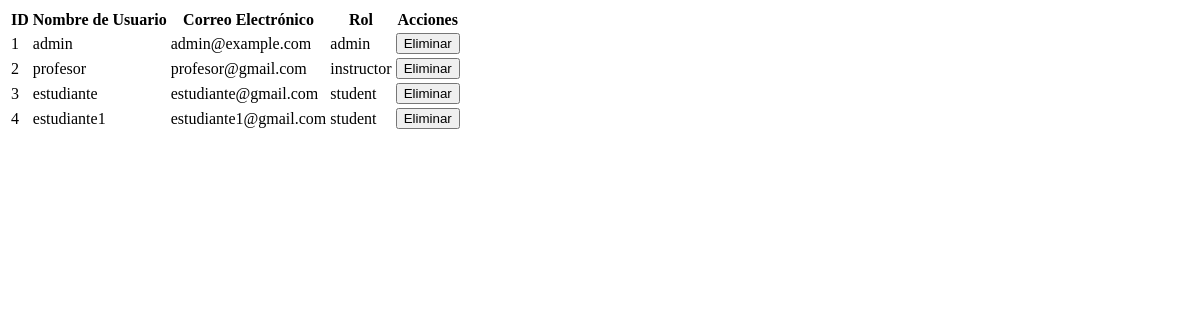
The app's page /admin/view_users (signed in), older data.
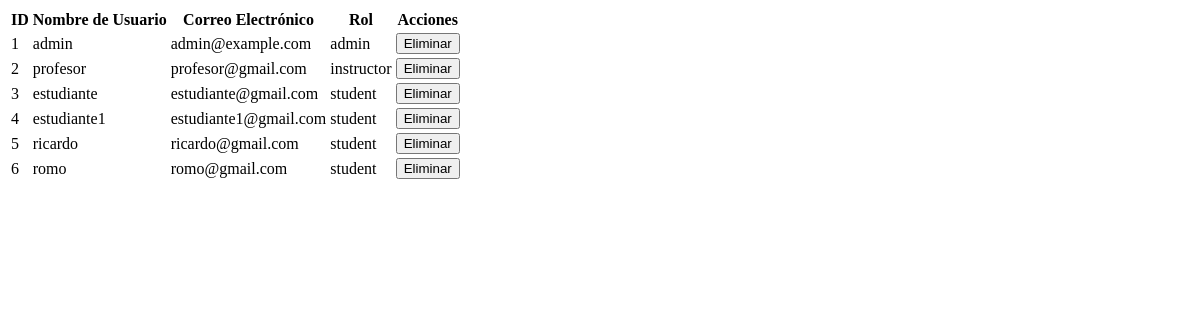
The same page, newer data.
### models.py (models this page shows, shortened)
class User(UserMixin, db.Model):
    __tablename__ = 'users'
    id = db.Column(db.Integer, primary_key=True)
    username = db.Column(db.String(150), unique=True, nullable=False)
    email = db.Column(db.String(150), unique=True, nullable=False)
    password = db.Column(db.String(150), nullable=False)
    role_id = db.Column(db.Integer, db.ForeignKey('roles.id'), nullable=False)
    role = db.relationship('Role')
    courses = db.relationship('Course', backref='instructor', cascade='all, delete-orphan')  # Cursos que enseña
    enrollments = db.relationship('CourseEnrollment', backref='student', cascade='all, delete-orphan')  # Inscripciones
    responses = db.relationship('StudentResponse', backref='student', cascade='all, delete-orphan')  # Respuestas

class Role(db.Model):
    __tablename__ = 'roles'
    id = db.Column(db.Integer, primary_key=True)
    name = db.Column(db.String(50), unique=True, nullable=False)

### app.py (the view)
@app.route('/admin/view_users', methods=['GET', 'POST'])
@login_required
@role_required('admin')
def view_users():
    users = User.query.all()
    form = DeleteUserForm()  # Formulario con CSRF
    return render_template('admin/view_users.html', users=users, form=form)

### app.py (called while the page is built)
@login_manager.user_loader
def load_user(user_id):
    return User.query.get(int(user_id))

def role_required(role):
    def decorator(f):
        @wraps(f)
        def decorated_function(*args, **kwargs):
            if not current_user.is_authenticated or current_user.role.name != role:
                abort(403)
            return f(*args, **kwargs)
        return decorated_function
    return decorator

### app/templates/admin/view_users.html
<table class="users-table">
    <thead>
        <tr>
            <th>ID</th>
            <th>Nombre de Usuario</th>
            <th>Correo Electrónico</th>
            <th>Rol</th>
            <th>Acciones</th>
        </tr>
    </thead>
    <tbody>
        {% for user in users %}
        <tr>
            <td>{{ user.id }}</td>
            <td>{{ user.username }}</td>
            <td>{{ user.email }}</td>
            <td>{{ user.role.name }}</td>
            <td>
                <form method="POST" action="{{ url_for('delete_user', user_id=user.id) }}" style="display:inline;">
                    <button type="submit" class="btn btn-danger">Eliminar</button>
                </form>
            </td>
        </tr>
        {% endfor %}
    </tbody>
</table>

Row changes from the older to the newer data that the page shows:
added User: id "5", username "ricardo", email "ricardo@gmail.com", role.name "student"
added User: id "6", username "romo", email "romo@gmail.com", role.name "student"
